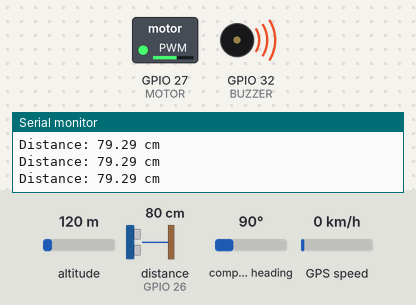
Bench run of a sketch on a simulated ESP32. Shown: switched loads named in the sketch (green lamp = pin HIGH), buzzer (waves = sounding, pin HIGH), the last lines printed to the serial monitor. Wiring (inferred from the names in the program): ultrasonic range finder: trigger GPIO 25; echo GPIO 26. The test bench sets the inputs (shaded band); at power-on: distance to the obstacle (sensor on GPIO 26) 80 cm, altitude 120 m, compass heading 90°, GPS speed 0 km/h. The echo pulse lasts 58.3 µs per cm; the GPS gets a fix after 3 s at 37.7749, -122.4194 with 8 satellites; pins used as bus, display or sensor lines are not drawn.

Above: at 1.29 s.
1.3 s: distance to the obstacle (sensor on GPIO 26) set to 84 cm
At 2.6 s:
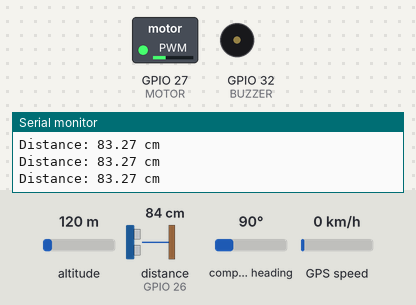
3.0 s: distance to the obstacle (sensor on GPIO 26) set to 2 cm
At 3.62 s:
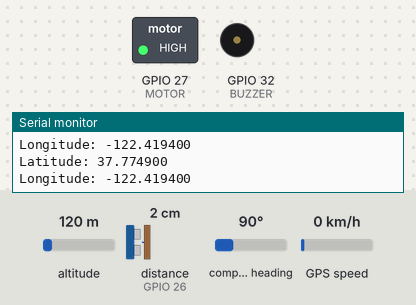
6.5 s: distance to the obstacle (sensor on GPIO 26) set to 38 cm
10.0 s: distance to the obstacle (sensor on GPIO 26) set to 44 cm
At 10.32 s:
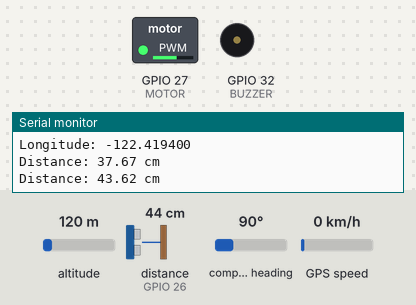
13.5 s: distance to the obstacle (sensor on GPIO 26) set to 250 cm
At 14.2 s:
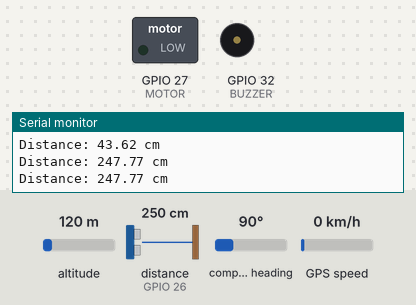
15.3 s: distance to the obstacle (sensor on GPIO 26) set to 154 cm
16.8 s: distance to the obstacle (sensor on GPIO 26) set to 146 cm
At 17.1 s:
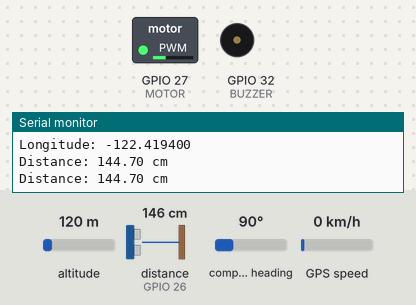
Timing chart, 0 to 19.3 s (numbered marks = the images above; inputs shaded):
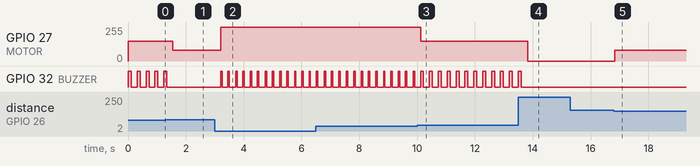

The sketch:

main.ino
```cpp
#include <TinyGPS++.h>

#define TRIG 25
#define ECHO 26
#define BUZZER 32
#define MOTOR 27

#define GPS_RX 16
#define GPS_TX 17

HardwareSerial gpsSerial(1);
TinyGPSPlus gps;

float distance;

void setup() {

Serial.begin(115200);

pinMode(TRIG, OUTPUT);
pinMode(ECHO, INPUT);
pinMode(BUZZER, OUTPUT);
pinMode(MOTOR, OUTPUT);

gpsSerial.begin(9600, SERIAL_8N1, GPS_RX, GPS_TX);

Serial.println("Sistem Alat Tunanetra Aktif");

}

float readDistance() {

digitalWrite(TRIG, LOW);
delayMicroseconds(2);

digitalWrite(TRIG, HIGH);
delayMicroseconds(10);
digitalWrite(TRIG, LOW);

long duration = pulseIn(ECHO, HIGH);

float dist = duration * 0.034 / 2;

return dist;

}

void loop() {

distance = readDistance();

Serial.print("Distance: ");
Serial.print(distance);
Serial.println(" cm");


// LOGIKA MOTOR DAN BUZZER

if (distance > 150) {

digitalWrite(MOTOR, LOW);
digitalWrite(BUZZER, LOW);

}

else if (distance <= 150 && distance > 80) {

analogWrite(MOTOR, 80);
digitalWrite(BUZZER, LOW);

}

else if (distance <= 80 && distance > 40) {

analogWrite(MOTOR, 150);

digitalWrite(BUZZER, HIGH);
delay(100);
digitalWrite(BUZZER, LOW);

}

else if (distance <= 40) {

analogWrite(MOTOR, 255);

digitalWrite(BUZZER, HIGH);
delay(50);
digitalWrite(BUZZER, LOW);

}


// GPS READ

while (gpsSerial.available() > 0) {

gps.encode(gpsSerial.read());

if (gps.location.isUpdated()) {

Serial.print("Latitude: ");
Serial.println(gps.location.lat(), 6);

Serial.print("Longitude: ");
Serial.println(gps.location.lng(), 6);

}

}

delay(200);

}
```

Measured:
- the behaviour switches between 80 and 81 cm on distance to the obstacle (sensor on GPIO 26) (found by bisection; images 0 and 1)
- the behaviour switches between 40 and 41 cm on distance to the obstacle (sensor on GPIO 26) (found by bisection; images 2 and 3)
- the behaviour switches between 152 and 151 cm on distance to the obstacle (sensor on GPIO 26) (found by bisection; images 4 and 5)
- after the input at 1.3 s, GPIO 27 (MOTOR): 150/255 → 80/255 after 0.25 s; GPIO 32 (BUZZER): goes on until 1.3 s, then stays LOW
- after the input at 3.0 s, GPIO 27 (MOTOR): 80/255 → 255/255 after 0.20 s; GPIO 32 (BUZZER): alternates HIGH for 0.05 s and LOW for 0.20 s, starting after 0.20 s
- after the input at 10.0 s, GPIO 27 (MOTOR): 255/255 → 150/255 after 0.12 s
- after the input at 13.5 s, GPIO 27 (MOTOR): 150/255 → 0/255 after 0.32 s; GPIO 32 (BUZZER): goes on until 13.6 s, then stays LOW
- after the input at 16.8 s, GPIO 27 (MOTOR): 0/255 → 80/255 at once
